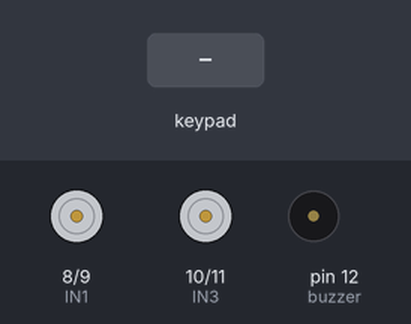
Simulated run of this sketch. Board: Arduino Uno, built with avr-gcc and run on an emulated ATmega328P. Shown: motor-driver pin pairs drawn as motors (green arrow = first pin HIGH = forward, orange = second pin HIGH = backward, longer = more drive, scaled by the enable pin), buzzer (waves = sounding). The test bench sets the inputs (shaded band). What the sketch prints to the serial monitor is not drawn.

Above: at 1.2 s.
1.3 s: key 'R' pressed
At 1.54 s:
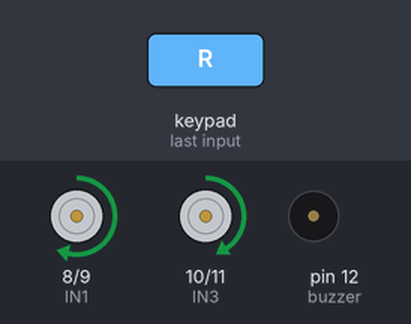
3.2 s: key 'U' pressed
5.1 s: key 'D' pressed
7.0 s: key 'L' pressed
8.9 s: key 'O' pressed
At 9.2 s:
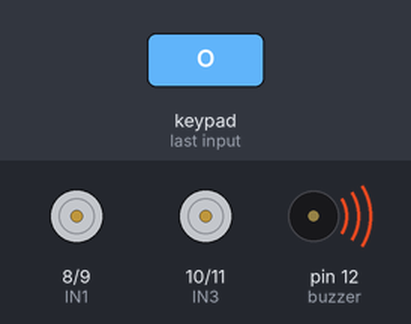
Timing chart, 0 to 11.4 s (numbered marks = the images above; inputs shaded):
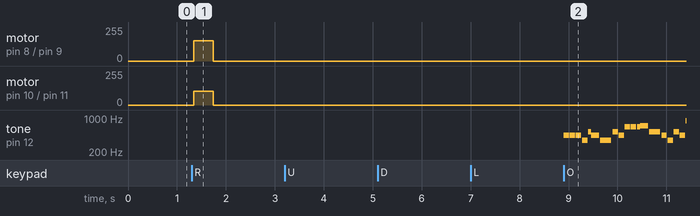

Measured:
- after the input at 1.3 s, motor on pin 8 (IN1) / pin 9 (IN2): stopped → forward 151/255 at once, → stopped 0.40 s later; motor on pin 10 (IN3) / pin 11 (IN4): stopped → forward 104/255 at once, → stopped 0.40 s later
- after the input at 8.9 s, tone on pin 12 (buzzer): plays 440 Hz for 0.11 s, 440 Hz for 0.11 s, 440 Hz for 0.11 s, 349 Hz for 0.11 s, 523 Hz for 0.06 s, 440 Hz for 0.17 s … (19 notes in this stretch), starting at once

The sketch:

bb8_final.ino
```cpp
#define CUSTOM_SETTINGS             //Incluimos la libreria y el Gamepad de la app
#define INCLUDE_GAMEPAD_MODULE
#include <Dabble.h>

#define NOTE_C4  262               //Definimos todas las notas musicales que usaremos
#define NOTE_CS4 277
#define NOTE_D4  294
#define NOTE_DS4 311
#define NOTE_E4  330
#define NOTE_F4  349
#define NOTE_FS4 370
#define NOTE_G4  392
#define NOTE_GS4 415
#define NOTE_A4  440
#define NOTE_AS4 466
#define NOTE_B4  494
#define NOTE_C5  523
#define NOTE_CS5 554
#define NOTE_D5  587
#define NOTE_DS5 622
#define NOTE_E5  659
#define NOTE_F5  698
#define NOTE_FS5 740
#define NOTE_G5  784
#define NOTE_GS5 831
#define NOTE_A5  880
#define NOTE_AS5 932
#define NOTE_B5  988
#define NOTE_C6  1047
#define NOTE_CS6 1109
#define NOTE_D6  1175
#define NOTE_DS6 1245
#define NOTE_E6  1319
#define NOTE_F6  1397
#define NOTE_FS6 1480
#define NOTE_G6  1568
#define NOTE_GS6 1661
#define NOTE_A6  1760
#define NOTE_AS6 1865
#define NOTE_B6  1976
#define REST      0


int a=0;                          //Declaramos las variables de radio y ángulo
int b=0;
int ENA=5;                        //También las de los motores
int ENB=6;
int IN1=8;
int IN2=9;
int IN3=10;
int IN4=11;

int tempo = 120;                    //Toda esta estructura es para las canciones(copiada de Github como hemos explicado en el informe)
int buzzer = 12;
int melody[] = {
  NOTE_A4,4, NOTE_A4,4, NOTE_A4,4, NOTE_F4,-8, NOTE_C5,16,
  NOTE_A4,4, NOTE_F4,-8, NOTE_C5,16, NOTE_A4,2,
  NOTE_E5,4, NOTE_E5,4, NOTE_E5,4, NOTE_F5,-8, NOTE_C5,16,
  NOTE_A4,4, NOTE_F4,-8, NOTE_C5,16, NOTE_A4,2,
  NOTE_A5,4, NOTE_A4,-8, NOTE_A4,16, NOTE_A5,4, NOTE_GS5,-8, NOTE_G5,16,
  NOTE_DS5,16, NOTE_D5,16, NOTE_DS5,8, REST,8, NOTE_A4,8, NOTE_DS5,4, NOTE_D5,-8, NOTE_CS5,16,
  NOTE_C5,16, NOTE_B4,16, NOTE_C5,16, REST,8, NOTE_F4,8, NOTE_GS4,4, NOTE_F4,-8, NOTE_A4,-16,
  NOTE_C5,4, NOTE_A4,-8, NOTE_C5,16, NOTE_E5,2,
};
int melody2[] = {
  NOTE_B4, 16, NOTE_B5, 16, NOTE_FS5, 16, NOTE_DS5, 16,
  NOTE_B5, 32, NOTE_FS5, -16, NOTE_DS5, 8, NOTE_C5, 16,
  NOTE_C6, 16, NOTE_G6, 16, NOTE_E6, 16, NOTE_C6, 32, NOTE_G6, -16, NOTE_E6, 8,
  NOTE_B4, 16,  NOTE_B5, 16,  NOTE_FS5, 16,   NOTE_DS5, 16,  NOTE_B5, 32,
  NOTE_FS5, -16, NOTE_DS5, 8,  NOTE_DS5, 32, NOTE_E5, 32,  NOTE_F5, 32,
  NOTE_F5, 32,  NOTE_FS5, 32,  NOTE_G5, 32,  NOTE_G5, 32, NOTE_GS5, 32,  NOTE_A5, 16, NOTE_B5, 8
};
int notes = sizeof(melody) / sizeof(melody[0]) / 2;
int wholenote = (60000 * 4) / tempo;
int divider = 0, noteDuration = 0;
int notes2 = sizeof(melody2) / sizeof(melody2[0]) / 2;
int wholenote2 = (60000 * 4) / tempo;
int divider2 = 0, noteDuration2 = 0;


void setup() {                    //Comienzo del programa
  Serial.begin(250000);           //Asociamos los monitores por si queremos ver las salidas
  Dabble.begin(9600);
  pinMode(ENA,OUTPUT);            //Asociamos los pines de los motores
  pinMode(IN1,OUTPUT);
  pinMode(IN2,OUTPUT);
  pinMode(ENB,OUTPUT);
  pinMode(IN3,OUTPUT);
  pinMode(IN4,OUTPUT);
}

void loop() {
  Dabble.processInput();                      //Estos comandos nos sirven para recibir datos de la app
  a = GamePad.getAngle();
  b = GamePad.getRadius();
  Serial.print("Ángulo= ");                   //Por si queremos ver el ángulo en el monitor
  Serial.println(a);
  if(a==0){                                   //Parado
    digitalWrite(ENA,LOW);
    digitalWrite(ENB,LOW);
  }
  if(a==0 && b>1){                          //Derecha
    digitalWrite(ENA,HIGH);
    digitalWrite(ENB,HIGH);
    analogWrite(ENA,150);
    analogWrite(ENB,100);
    digitalWrite(IN1,HIGH);
    digitalWrite(IN2,LOW);
    digitalWrite(IN3,HIGH);
    digitalWrite(IN4,LOW);
  }
  if(a==270){                               //Atrás
    digitalWrite(ENA,HIGH);
    digitalWrite(ENB,HIGH);
    analogWrite(ENA,150);
    analogWrite(ENB,150);
    digitalWrite(IN1,HIGH);
    digitalWrite(IN2,LOW);
    digitalWrite(IN3,HIGH);
    digitalWrite(IN4,LOW);
  }
  if(a==180){                               //Izquierda
    digitalWrite(ENA,HIGH);
    digitalWrite(ENB,HIGH);
    analogWrite(ENA,150);
    analogWrite(ENB,100);
    digitalWrite(IN1,LOW);
    digitalWrite(IN2,HIGH);
    digitalWrite(IN3,LOW);
    digitalWrite(IN4,HIGH);
  }
  if(a==90){                                  //Adelante
    digitalWrite(ENA,HIGH);
    digitalWrite(ENB,HIGH);
    analogWrite(ENA,150);
    analogWrite(ENB,150);
    digitalWrite(IN1,LOW);
    digitalWrite(IN2,HIGH);
    digitalWrite(IN3,LOW);
    digitalWrite(IN4,HIGH);
  }
  if (GamePad.isSquarePressed()){                //Si pulsamos cuadrado, Marcha Imperial
    for (int thisNote = 0; thisNote < notes * 2; thisNote = thisNote + 2) {
      divider = melody[thisNote + 1];
      if (divider > 0) {
        noteDuration = (wholenote) / divider;
      }
      else if (divider < 0) {
        noteDuration = (wholenote) / abs(divider);
        noteDuration *= 1.5;
      }
      tone(buzzer, melody[thisNote], noteDuration*0.9);
      delay(noteDuration);
      noTone(buzzer);
    }
  }
  if (GamePad.isCirclePressed()){                   //Si pulsamos círculo, Pacman
    for (int thisNote2 = 0; thisNote2 < notes2 * 2; thisNote2 = thisNote2 + 2) {
      divider2 = melody2[thisNote2 + 1];
      if (divider2 > 0) {
        noteDuration2 = (wholenote2) / divider2;
      }
      else if (divider2 < 0) {
        noteDuration2 = (wholenote2) / abs(divider2);
        noteDuration2 *= 1.5;
      }
      tone(buzzer, melody[thisNote2], noteDuration2*0.9);
      delay(noteDuration2);
      noTone(buzzer);
    }
  }
}
```
